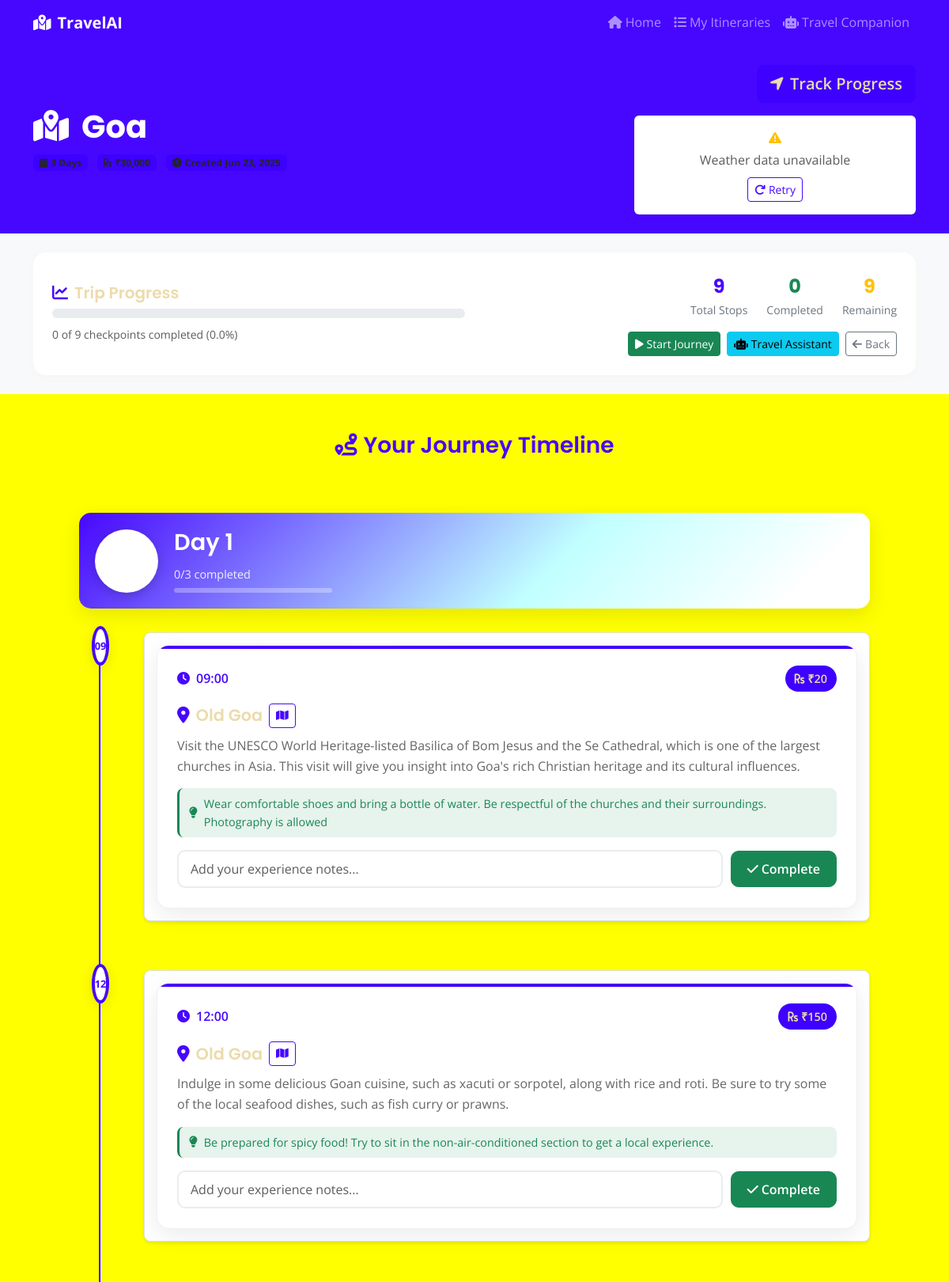
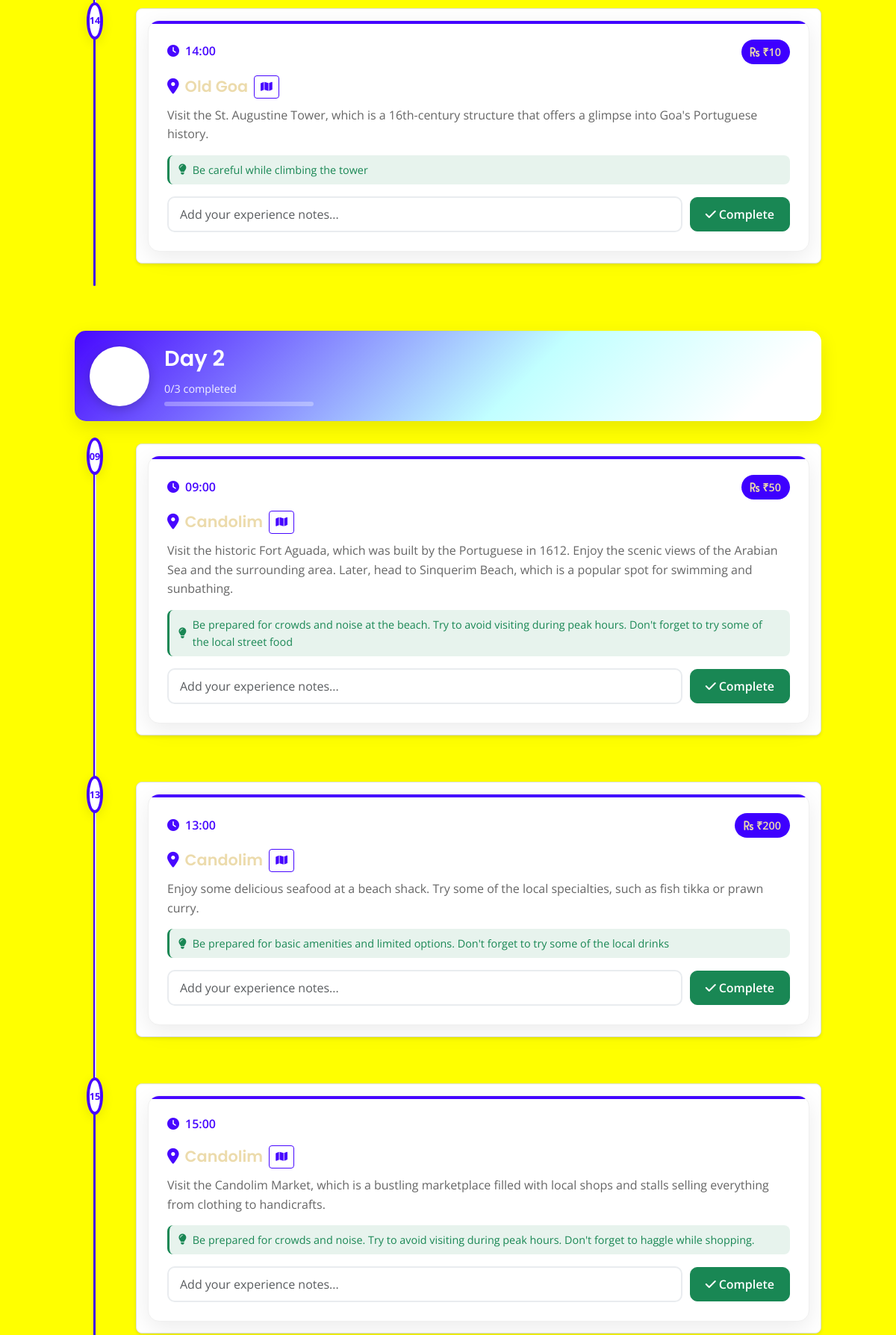
Page /itinerary/5 (upper part) on the committed database (2 pictures, top to bottom).
### models.py (models this page shows, shortened)
class TravelItinerary(db.Model):
    id = db.Column(db.Integer, primary_key=True)
    destination = db.Column(db.String(200), nullable=False)
    duration = db.Column(db.Integer, nullable=False)  # days
    budget = db.Column(db.Float, nullable=False)
    interests = db.Column(db.Text)  # JSON string of interests
    itinerary_data = db.Column(db.Text)  # JSON string of generated itinerary
    created_at = db.Column(db.DateTime, default=datetime.utcnow)
    checkpoints = db.relationship('Checkpoint', backref='itinerary', lazy=True, cascade='all, delete-orphan')
    def get_itinerary_data(self):
        if self.itinerary_data:
            return json.loads(self.itinerary_data)
        return {}

class Checkpoint(db.Model):
    id = db.Column(db.Integer, primary_key=True)
    itinerary_id = db.Column(db.Integer, db.ForeignKey('travel_itinerary.id'), nullable=False)
    day = db.Column(db.Integer, nullable=False)
    time = db.Column(db.String(10), nullable=False)  # HH:MM format
    location = db.Column(db.String(200), nullable=False)
    activity = db.Column(db.Text, nullable=False)
    estimated_cost = db.Column(db.Float, default=0.0)
    is_completed = db.Column(db.Boolean, default=False)
    completed_at = db.Column(db.DateTime)
    notes = db.Column(db.Text)

### routes.py (the view)
@app.route('/itinerary/<int:itinerary_id>')
def view_itinerary(itinerary_id):
    itinerary = TravelItinerary.query.get_or_404(itinerary_id)
    checkpoints = Checkpoint.query.filter_by(itinerary_id=itinerary_id).order_by(Checkpoint.day, Checkpoint.time).all()
    days_data = {}
    for checkpoint in checkpoints:
        if checkpoint.day not in days_data:
            days_data[checkpoint.day] = []
        days_data[checkpoint.day].append(checkpoint)
    total_checkpoints = len(checkpoints)
    completed_checkpoints = len([c for c in checkpoints if c.is_completed])
    progress_percentage = (completed_checkpoints / total_checkpoints * 100) if total_checkpoints > 0 else 0
    return render_template('itinerary.html',
                         itinerary=itinerary,
                         days_data=days_data,
                         progress_percentage=progress_percentage,
                         total_checkpoints=total_checkpoints,
                         completed_checkpoints=completed_checkpoints)

### templates/itinerary.html (shortened to what this page needs)
{% extends "base.html" %}
{% block content %}
<section class="py-4 bg-primary text-white">
    <div class="container">
        <div class="row align-items-center">
            <div class="col-md-8">
                <h1 class="display-6 fw-bold mb-2">
                    <i class="fas fa-map-marked-alt me-3"></i>{{ itinerary.destination }}
                </h1>
                <div class="itinerary-meta">
                    <span class="badge bg-accent text-dark me-2">
                        <i class="fas fa-calendar-alt me-1"></i>{{ itinerary.duration }} Days
                    </span>
                    <span class="badge bg-accent text-dark me-2">
                        <i class="fas fa-rupee-sign me-1"></i>₹{{ "{:,.0f}".format(itinerary.budget) }}
                    </span>
                    <span class="badge bg-accent text-dark">
                        <i class="fas fa-clock me-1"></i>Created {{ itinerary.created_at.strftime('%b %d, %Y') }}
                    </span>
                </div>
            </div>
            <div class="col-md-4 text-md-end">
                <a href="{{ url_for('tracking', itinerary_id=itinerary.id) }}" class="btn btn-accent btn-lg">
                    <i class="fas fa-location-arrow me-2"></i>Track Progress
                </a>
                <div id="react-weather" data-destination="{{ itinerary.destination }}" class="mt-3">
                </div>
            </div>
        </div>
    </div>
</section>
<section class="py-4 bg-light">
    <div class="container">
        <div class="row">
            <div class="col-12">
                <div class="progress-card">
                    <div class="row align-items-center">
                        <div class="col-md-6">
                            <h5 class="mb-2"><i class="fas fa-chart-line me-2 text-primary"></i>Trip Progress</h5>
                            <div class="progress progress-lg mb-2">
                            </div>
                            <small class="text-muted">
                                {{ completed_checkpoints }} of {{ total_checkpoints }} checkpoints completed ({{ "%.1f"|format(progress_percentage) }}%)
                            </small>
                        </div>
                        <div class="col-md-6 text-md-end">
                            <div class="stats-grid">
                                <div class="stat-item">
                                    <div class="stat-number text-primary">{{ total_checkpoints }}</div>
                                    <div class="stat-label">Total Stops</div>
                                </div>
                                <div class="stat-item">
                                    <div class="stat-number text-success">{{ completed_checkpoints }}</div>
                                    <div class="stat-label">Completed</div>
                                </div>
                                <div class="stat-item">
                                    <div class="stat-number text-warning">{{ total_checkpoints - completed_checkpoints }}</div>
                                    <div class="stat-label">Remaining</div>
                                </div>
                            </div>
                            <div class="d-flex gap-2 mt-3 justify-content-md-end">
                                <a href="{{ url_for('tracking', itinerary_id=itinerary.id) }}" class="btn btn-success btn-sm">
                                    <i class="fas fa-play me-1"></i>Start Journey
                                </a>
                                <a href="{{ url_for('chatbot', itinerary_id=itinerary.id) }}" class="btn btn-info btn-sm">
                                    <i class="fas fa-robot me-1"></i>Travel Assistant
                                </a>
                                <a href="{{ url_for('my_itineraries') }}" class="btn btn-outline-secondary btn-sm">
                                    <i class="fas fa-arrow-left me-1"></i>Back
                                </a>
                            </div>
                        </div>
                    </div>
                </div>
            </div>
        </div>
    </div>
</section>
<section class="py-5">
    <div class="container">
        <div class="row">
            <div class="col-12">
                <h3 class="text-primary mb-5 text-center">
                    <i class="fas fa-route me-2"></i>Your Journey Timeline
                </h3>
                <div class="timeline-container">
                    {% for day_num in range(1, itinerary.duration + 1) %}
                    {% set day_data = days_data.get(day_num, []) %}
                    <div class="timeline-day" data-day="{{ day_num }}">
                        <div class="day-header-timeline">
                            <div class="day-circle">
                                <span class="day-number">{{ day_num }}</span>
                            </div>
                            <div class="day-info">
                                <h4 class="day-title">Day {{ day_num }}</h4>
                                {% if day_data %}
                                    {% set day_completed = day_data|selectattr('is_completed')|list|length %}
                                    {% set day_total = day_data|length %}
                                    <div class="day-progress-info">
                                        <span class="progress-text">{{ day_completed }}/{{ day_total }} completed</span>
                                        <div class="progress-bar-custom">
                                        </div>
                                    </div>
                                {% endif %}
                            </div>
                        </div>
                        {% if day_data %}
                        <div class="timeline-activities sortable-checkpoints" data-day="{{ day_num }}">
                            {% for checkpoint in day_data %}
                            <div class="timeline-item {{ 'completed' if checkpoint.is_completed else '' }}" data-checkpoint-id="{{ checkpoint.id }}">
                                <div class="timeline-marker">
                                    <div class="marker-dot {{ 'completed' if checkpoint.is_completed else '' }}">
                                        {% if checkpoint.is_completed %}
                                            <i class="fas fa-check"></i>
                                        {% else %}
                                            <span class="marker-time">{{ checkpoint.time.split(':')[0] }}</span>
                                        {% endif %}
                                    </div>
                                </div>
                                <div class="timeline-content">
                                    <div class="activity-card">
                                        <div class="activity-header">
                                            <div class="activity-time">
                                                <i class="fas fa-clock me-2"></i>{{ checkpoint.time }}
                                            </div>
                                            {% if checkpoint.estimated_cost > 0 %}
                                            <div class="activity-cost">
                                                <i class="fas fa-rupee-sign me-1"></i>₹{{ "{:,.0f}".format(checkpoint.estimated_cost) }}
                                            </div>
                                            {% endif %}
                                        </div>
                                        <div class="activity-main">
                                            <h5 class="activity-location">
                                                <i class="fas fa-map-marker-alt me-2 text-primary"></i>{{ checkpoint.location }}
                                                <button type="button" class="btn btn-outline-primary btn-sm ms-2 map-btn pulse-btn"
                                                        data-location="{{ checkpoint.location }}"
                                                        data-activity="{{ checkpoint.activity }}"
                                                        title="Show on map">
                                                    <i class="fas fa-map"></i>
                                                </button>
                                            </h5>
                                            <p class="activity-description">{{ checkpoint.activity }}</p>
                                        </div>
                                        {% if checkpoint.notes %}
                                            {% set notes_dict = {} %}
                                            {% for note_part in checkpoint.notes.split(', ') %}
                                                {% if ':' in note_part %}
                                                    {% set key, value = note_part.split(':', 1) %}
                                                    {% set _ = notes_dict.update({key: value}) %}
                                                {% endif %}
                                            {% endfor %}
                                            <div class="activity-details">
                                                {% if notes_dict.get('tips') %}
                                                <div class="detail-item travel-tips">
                                                    <i class="fas fa-lightbulb me-2"></i>
                                                    <span>{{ notes_dict.get('tips') }}</span>
                                                </div>
                                                {% endif %}
                                            </div>
                                        {% endif %}
                                        {% if checkpoint.is_completed %}
                                            <div class="completion-status">
                                                <div class="completed-badge">
                                                    <i class="fas fa-check-circle me-2"></i>
                                                    Completed on {{ checkpoint.completed_at.strftime('%b %d at %I:%M %p') }}
                                                </div>
                                            </div>
                                        {% else %}
                                            <div class="completion-form">
                                                <form action="{{ url_for('complete_checkpoint', checkpoint_id=checkpoint.id) }}" method="POST" class="checkpoint-form">
                                                    <div class="form-group">
                                                        <input type="text" class="form-control"
                                                               name="notes"
                                                               placeholder="Add your experience notes...">
                                                        <button type="submit" class="btn btn-success btn-complete">
                                                            <i class="fas fa-check me-1"></i>Complete
                                                        </button>
                                                    </div>
                                                </form>
                                            </div>
                                        {% endif %}
                                    </div>
                                </div>
                            </div>
                            {% endfor %}
                        </div>
                        {% endif %}
                    </div>
                    {% endfor %}
                </div>
            </div>
        </div>
    </div>
</section>
{% endblock %}

### templates/base.html (shortened to what this page needs)
<!DOCTYPE html>
<html lang="en">
<head>
    <link href="https://cdn.jsdelivr.net/npm/bootstrap@5.3.0/dist/css/bootstrap.min.css" rel="stylesheet">
    <link rel="stylesheet" href="https://cdnjs.cloudflare.com/ajax/libs/font-awesome/6.4.0/css/all.min.css">
    <link rel="stylesheet" href="https://unpkg.com/leaflet@1.9.4/dist/leaflet.css" />
    <link rel="stylesheet" href="{{ url_for('static', filename='css/style.css') }}">
    <link rel="stylesheet" href="{{ url_for('static', filename='css/react-components.css') }}">
</head>
<body>
    <nav class="navbar navbar-expand-lg navbar-dark bg-primary sticky-top">
        <div class="container">
            <a class="navbar-brand fw-bold" href="{{ url_for('index') }}">
                <i class="fas fa-map-marked-alt me-2"></i>TravelAI
            </a>
            <div class="collapse navbar-collapse" id="navbarNav">
                <ul class="navbar-nav ms-auto">
                    <li class="nav-item">
                        <a class="nav-link" href="{{ url_for('index') }}">
                            <i class="fas fa-home me-1"></i>Home
                        </a>
                    </li>
                    <li class="nav-item">
                        <a class="nav-link" href="{{ url_for('my_itineraries') }}">
                            <i class="fas fa-list me-1"></i>My Itineraries
                        </a>
                    </li>
                    <li class="nav-item">
                        <a class="nav-link" href="{{ url_for('chatbot') }}">
                            <i class="fas fa-robot me-1"></i>Travel Companion
                        </a>
                    </li>
                </ul>
            </div>
        </div>
    </nav>
    <main>
        {% block content %}{% endblock %}
    </main>
</body>
</html>

### static/css/react-components.css (style rules this page uses)
.timeline-item { position: relative; padding-bottom: 30px; }
.timeline-item:not(:last-child)::before { content: ''; position: absolute; left: -23px; top: 40px; bottom: -30px; width: 2px; background: #dee2e6; }
.timeline-marker { position: absolute; left: -30px; top: 10px; width: 14px; height: 14px; border-radius: 50%; display: flex; align-items: center; justify-content: center; font-size: 10px; }
.timeline-content { background: white; border: 1px solid #dee2e6; border-radius: 8px; padding: 15px; box-shadow: 0 2px 4px rgba(0,0,0,0.1); }

### rows in the picture
TravelItinerary: destination "Goa"
Checkpoint: time "09", time "09:00", estimated_cost "20", location "Old Goa", activity "Visit the UNESCO World Heritage-listed Basilica of Bom Jesus and the Se Cathedral, which is one of the largest churches in Asia. This visit will give you insight into Goa's rich Christian heritage and its cultural influences.", get "Wear comfortable shoes and bring a bottle of water. Be respectful of the churches and their surroundings. Photography is allowed"
Checkpoint: time "12", time "12:00", estimated_cost "150", location "Old Goa", activity "Indulge in some delicious Goan cuisine, such as xacuti or sorpotel, along with rice and roti. Be sure to try some of the local seafood dishes, such as fish curry or prawns.", get "Be prepared for spicy food! Try to sit in the non-air-conditioned section to get a local experience."
Checkpoint: time "14", time "14:00", estimated_cost "10", location "Old Goa", activity "Visit the St. Augustine Tower, which is a 16th-century structure that offers a glimpse into Goa's Portuguese history.", get "Be careful while climbing the tower"
Checkpoint: time "09", time "09:00", estimated_cost "50", location "Candolim", activity "Visit the historic Fort Aguada, which was built by the Portuguese in 1612. Enjoy the scenic views of the Arabian Sea and the surrounding area. Later, head to Sinquerim Beach, which is a popular spot for swimming and sunbathing.", get "Be prepared for crowds and noise at the beach. Try to avoid visiting during peak hours. Don't forget to try some of the local street food"
Checkpoint: time "13", time "13:00", estimated_cost "200", location "Candolim", activity "Enjoy some delicious seafood at a beach shack. Try some of the local specialties, such as fish tikka or prawn curry.", get "Be prepared for basic amenities and limited options. Don't forget to try some of the local drinks"
Checkpoint: time "15", time "15:00", location "Candolim", activity "Visit the Candolim Market, which is a bustling marketplace filled with local shops and stalls selling everything from clothing to handicrafts.", get "Be prepared for crowds and noise. Try to avoid visiting during peak hours. Don't forget to haggle while shopping."

### other values in the picture
{{ completed_checkpoints }} "0"
{{ total_checkpoints }} "9"
{{ "%.1f"|format(progress_percentage) }} "0.0"
{{ total_checkpoints - completed_checkpoints }} "9"
{{ day_num }} "1" "2"
{{ day_completed }} "0" "0"
{{ day_total }} "3" "3"
